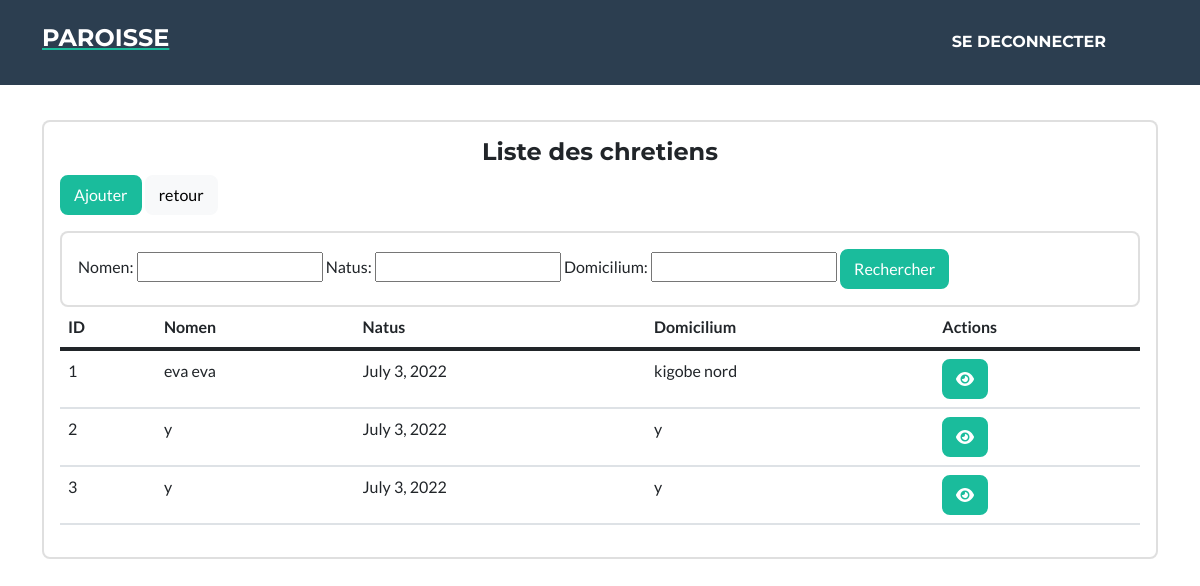
Screenshot of /amasaka/ with the database file from the repository.
### amasakaramentu/models.py (models this page shows)
class amsakaramentu(models.Model):
    nomen =  models.CharField(max_length=200,  null=False)
    domicilium =  models.CharField(max_length=200,  null=False)
    baptizus =  models.DateField(auto_now= False,null=True)
    com_prima =  models.DateField(auto_now= False,null=True, blank=True)
    com_solen =  models.DateField(auto_now= False,null=True, blank=True)
    confirmatis =  models.DateField(auto_now= False,null=True, blank=True)
    matrimonium =  models.DateField(auto_now= False,null=True, blank=True)
    natus =  models.DateField(auto_now= False, null= True)
    patrinus =  models.CharField(max_length=200)
    matrina =  models.CharField(max_length=200)
    pater =  models.CharField(max_length=200,  null=False)
    mater =  models.CharField(max_length=200,  null=False)
    status =  models.CharField(max_length=200, null=True, default='actif')
    created_at = models.DateTimeField(auto_now_add=True)
    updated_at = models.DateTimeField(auto_now=True)

### amasakaramentu/views.py (the view)
# urls.py: path('amasaka/', views.amasaka, name='amasaka'),
def amasaka(request):
    amasaka = amsakaramentu.objects.filter(status ='actif')
    myfilter = amasakaFilter(request.GET, queryset=amasaka)
    amasaka = myfilter.qs
    context = {
        'amasaka':amasaka,
        'myfilter':myfilter,
        }
    return render(request,'homepage/amasaka.html',context)

### amasakaramentu/templates/homepage/amasaka.html (shortened to what this page needs)
{% extends 'homebase.html' %}
{% block content %}
<nav class="navbar navbar-expand-lg bg-secondary text-uppercase fixed-top mb-5" id="mainNav">
    <div class="container d-flex align-items-center justify-content-space">
        <a href="{% url 'homepage' %}"><h4 class="text-white">Paroisse</h4></a>
        <div class="collapse navbar-collapse px-5" id="navbarResponsive">
            <ul class="navbar-nav ms-auto">
                <li class="nav-item mx-0 mx-lg-1"><a class="nav-link py-0 px-0 px-lg-0 px-md-0 rounded" href="{% url 'logout' %}">Se deconnecter</a></li>
            </ul>
        </div>
    </div>
</nav>
<div class="container">
    <div class="row mt-5">
    <div class="col-md-12  mt-5">
        <br>
        <div class="card">
        <div class="card-body">
            <div class="d-flex justify-content-center">
               <h4>Liste des chretiens</h4>
            </div>
            <p class="card-description">
            <a href="{% url 'ajoutamasaka' %}"><button type="button" class="btn btn-primary">Ajouter</button></a>
            <a href="{% url 'homepage' %}"><button type="button" class="btn btn-light">retour</button></a>
            </p>
            <div class="row">
                <div class="col">
                    <div class="card card-body">
                        <form method="get">
                            {{ myfilter.form }}
                        <button class="btn btn-primary" type="submit">Rechercher</button>
                      </form>
                    </div>
                </div>
            </div>
            <div class="table-responsive">
            <table class="table table-hover">
                <thead>
                <tr>
                    <th>ID</th>
                    <th>Nomen</th>
                    <th>Natus</th>
                    <th>Domicilium</th>
                    <th colspan="2">Actions</th>
                </tr>
                </thead>
                <tbody>
                {% for amasakara in amasaka %}
                <tr>
                    <td>{{ amasakara.id }}</td>
                    <td>{{ amasakara.nomen }}</td>
                    <td>{{ amasakara.natus }}</td>
                    <td>{{ amasakara.domicilium }}</td>
                    <td>
                        <a href="{% url 'voiramasaka' amasakara.id %}"><button type="button" class="btn btn-primary" ><i alt="voir" class="fa-solid fa-eye"></i></button></a>
                    </td>
                </tr>
                {% endfor %}
                </tbody>
            </table>
            </div>
        </div>
        </div>
    </div>
</div>
</div>
{% endblock  %}

### amasakaramentu/templates/homebase.html (shortened to what this page needs)
<!DOCTYPE html>
<html lang="en">
    <head>
        {% load static %}
        <link href="{% static 'amasakaramentu/homepage/css/styles.css' %}" rel="stylesheet" />
        <link rel="stylesheet" type="text/css" href="https://cdn.datatables.net/1.12.1/css/jquery.dataTables.css">
    </head>
    <body id="page-top">
        {% block content %}
        {% endblock %}
    </body>
</html>

### rows the page displays
amsakaramentu: id "1", nomen "eva eva", natus "July 3, 2022", domicilium "kigobe nord"
amsakaramentu: id "2", nomen "y", natus "July 3, 2022", domicilium "y"
amsakaramentu: id "3", nomen "y", natus "July 3, 2022", domicilium "y"
